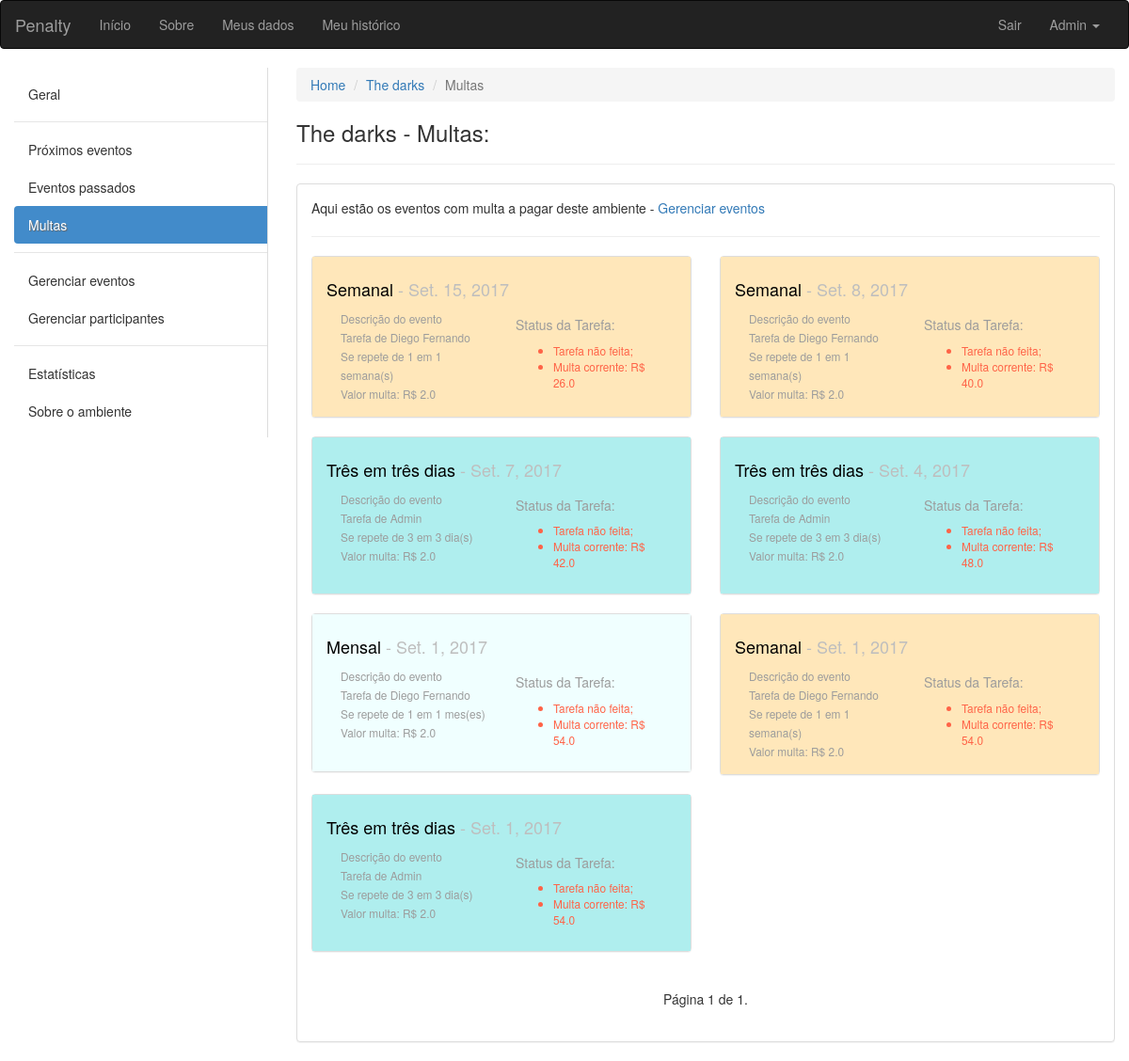
Page /ambiente/2/multas/ (signed in) on the earlier database version.
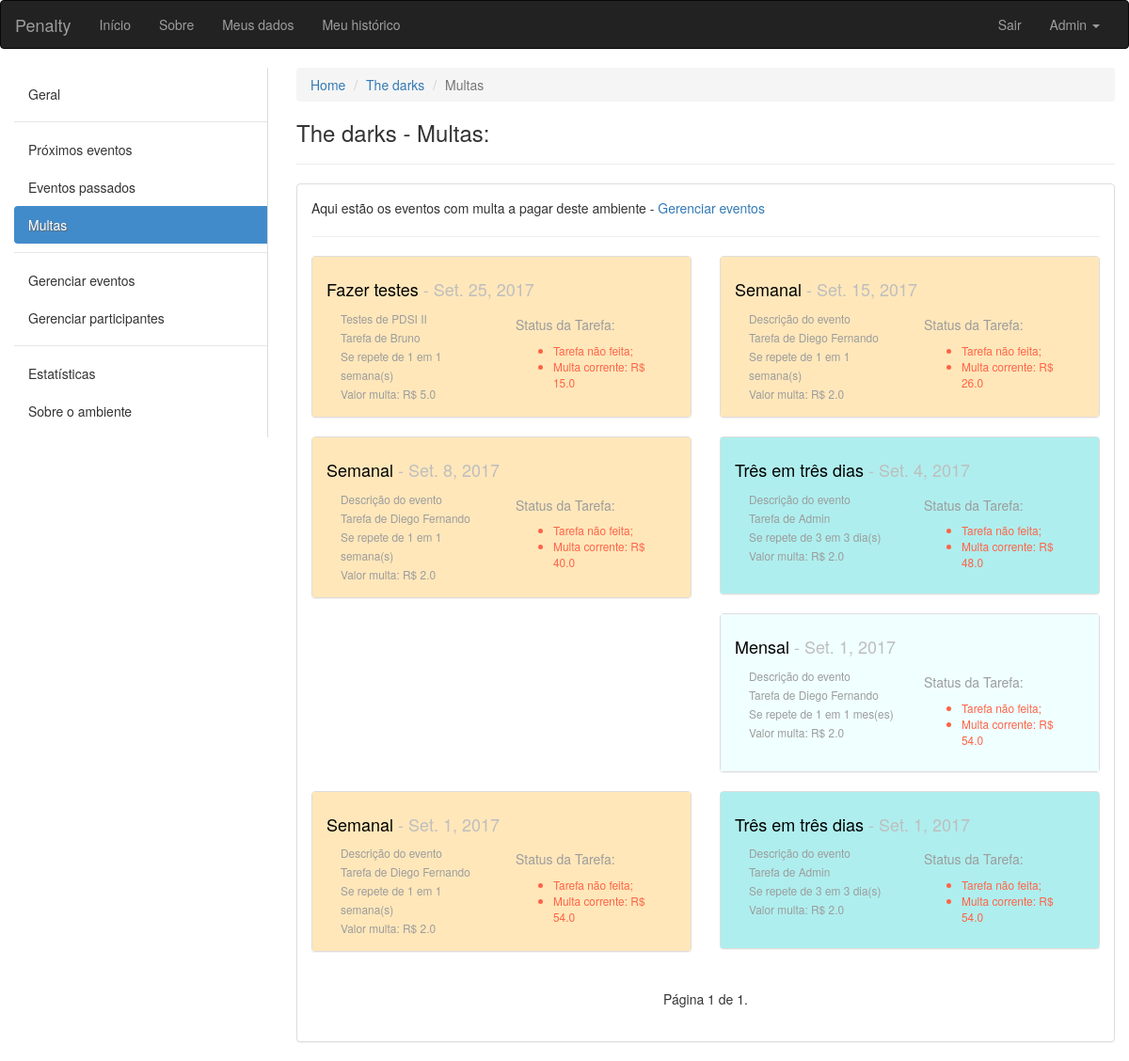
Same page on the later database version.
### ambiente/models.py (models this page shows, shortened)
class Evento(models.Model):
	INTERVALOS = (
        ('D', 'Dias'),
        ('S', 'Semanas'),
        ('M', 'Meses'),
    )
	nome = models.CharField(max_length=100, verbose_name='Nome', null=False, blank=False)
	descricao = models.CharField(max_length=100, verbose_name='Descrição', null=True, blank=False)
	criador = models.ForeignKey(User, verbose_name='Criador', null=False, blank=False, related_name='+', default=1)
	responsavel = models.ForeignKey(User, verbose_name='Responsavel pela tarefa', null=False, blank=False, related_name='+', default=1)
	ambiente = models.ForeignKey(Ambiente, verbose_name='Ambiente', null=False, blank=False, related_name='+')
	data_inicio = models.DateField(default=date.today)
	data_fim = models.DateField(verbose_name='Data de término')
	dia_evento = models.DateField()
	id_agrupador = models.IntegerField()
	valor_multa = models.FloatField(verbose_name='Valor da multa', blank=False, default=2.0)
	quantidade_intervalos_repeticao = models.IntegerField(verbose_name='Se repete em')
	intervalo = models.CharField(max_length=40, choices=INTERVALOS, null=False, blank=False)
	solicitacao_de_validacao = models.BooleanField(default=False)
	momento_da_solicitacao = models.DateTimeField(blank=True, null=True)
	def action_rules(self):
		if self.dia_evento > date.today():
			return False # Se a data do evento for futura não mostre botões
		elif self.solicitacao_de_validacao: # Se o responsável tiver solicitado...
			if self.momento_da_solicitacao.replace(day=self.momento_da_solicitacao.day + 2) > timezone.now():
				return 1 # Se houve solicitação, os outros usuários tem 2 dias a mais para refutar que o responsável não cumpriu com o dever
			return 2 # Passou os dois dias, tarefa validada
		else: # Se o responsável não tiver solicitado...
			if self.dia_evento == date.today():
				return 3 # Poderá solicitar cumprimento da tarefa
			elif self.dia_evento < date.today():
				return 4 # Multa está correndo
	def multa_corrente(self):
		if date.today() < self.dia_evento:
			return 0.0
		elif self.solicitacao_de_validacao:
			return self.valor_multa * (date(self.momento_da_solicitacao.year, self.momento_da_solicitacao.month, self.momento_da_solicitacao.day) - self.dia_evento).days
		else:
			return self.valor_multa * (date.today() - self.dia_evento).days

### ambiente/views.py (the view)
# urls.py: url(r'^(?P<pkambiente>[0-9]+)/multas/$', views.eventos_multados, name='eventos_multados'),
def eventos_multados(request, pkambiente):
	ambiente = get_object_or_404(Ambiente, pk=pkambiente)
	get_object_or_404(ambiente.participantes, pk=request.user.pk)
	tarefas = Evento.objects.filter(ambiente=ambiente).filter(dia_evento__lt=date.today()).filter(solicitacao_de_validacao=False).order_by('dia_evento')[::-1]
	paginator = Paginator(tarefas, 14) # Mostra 15 contatos por página
	try:
		page = int(request.GET.get('page', '1'))
	except ValueError:
		page = 1
	try:
		lista = paginator.page(page)
	except (EmptyPage, InvalidPage):
		lista = paginator.page(paginator.num_pages)
	return render(request, 'eventos_multados.html', {'ambiente':ambiente, 'eventos':lista, 'participantes':User.objects.all()})

### ambiente/templatetags/aux_tags.py (called while the page is built)
@register.filter(name='typedata')
def typedata(value):
	if value == "D":
		return "dia(s)"
	elif value == "S":
		return "semana(s)"
	return "mes(es)"

### ambiente/templates/eventos_multados.html (shortened to what this page needs)
{% extends "base.html" %}
{% load aux_tags %}
{% block conteudo %}
<div class="container-fluid">
	<div class="row">
		<div class="col-sm-3">
		    <nav class="nav-sidebar">
		        <ul class="nav">
		            <li><a href="{% url 'ambiente:ambiente' ambiente.pk %}">Geral</a></li>
		            <li class="nav-divider"></li>
		            <li><a href="{% url 'ambiente:proximos_eventos' ambiente.pk %}">Próximos eventos</a></li>
		            <li><a href="javascript:;">Eventos passados</a></li>
		            <li class="active"><a href="javascript:;">Multas</a></li>
		            <li class="nav-divider"></li>
		            <li><a href="{% url 'ambiente:eventos' ambiente.pk %}">Gerenciar eventos</a></li>
		            <li><a href="{% url 'ambiente:participantes' ambiente.pk %}">Gerenciar participantes</a></li>
		            <li class="nav-divider"></li>
		            <li><a href="javascript:;">Estatísticas</a></li>
		            <li><a href="javascript:;">Sobre o ambiente</a></li>
		        </ul>
		    </nav>
		</div>
	<div class="col-sm-9">
		<ol class="breadcrumb">
		  <li><a href="#">Home</a></li>
		  <li><a href="{% url 'ambiente:ambiente' ambiente.pk %}">{{ ambiente.nome }}</a></li>
		  <li class="active">Multas</li>
		</ol>
		<h3>{{ ambiente.nome }} - Multas:</h3>
		<hr>
		<div class="panel panel-default">
		  <div class="panel-body">
		  <p>Aqui estão os eventos com multa a pagar deste ambiente - <a href="{% url 'ambiente:eventos' ambiente.pk %}">Gerenciar eventos</a></p>
		  <hr>
		  <div class="row">
		  {% for evento in eventos %}
		  <div class="col-xs-12 col-sm-12 col-md-12 col-lg-6">
		  	<div class="panel panel-default">
		  	  {% if evento.intervalo == "D" %}
		  	  	<div class="panel-body dias">
		  	  {% elif evento.intervalo == "S" %}
		  	  	<div class="panel-body semanas">
		  	  {% else %}
		  	    <div class="panel-body meses">
		  	  {% endif %}
			    <h4><a href="{% url 'ambiente:tarefa' ambiente.pk evento.pk %}" class="titulopindex">{{ evento.nome }}</a><span class="pCinza"> - {{ evento.dia_evento }}</span></h4>
			    <div class="col-xs-12 col-sm-12 col-md-6 col-lg-6">
			    	<small class="pCinzaUser">
				    	{{ evento.descricao }}<br>
				    	Tarefa de {{ evento.responsavel.first_name }}<br>
				    	Se repete de {{ evento.quantidade_intervalos_repeticao }} em {{ evento.quantidade_intervalos_repeticao }} {{ evento.intervalo|typedata }}<br>
				    	Valor multa: R$ {{ evento.valor_multa }}<br>
			    	</small>
			    </div>
			    <div class="col-xs-12 col-sm-12 col-md-6 col-lg-6">
			    	<small class="pCinzaUser">
			    	<h5>Status da Tarefa:</h5>
			    	<ul>
			    		{% if evento.action_rules == 1 %}
			    			<li style="color: #008B45;">Em validação...</li>
			    			{% if evento.multa_corrente > 0 %}
			    				<li style="color: #008B45;">Multa paga: R$ {{ evento.multa_corrente }}</li>
		    				{% endif %}
			    		{% elif evento.action_rules == 2 %}
			    			<li>Tarefa validada.</li>
			    			{% if evento.multa_corrente > 0 %}
			    				<li>Multa paga: R$ {{ evento.multa_corrente }}</li>
		    				{% endif %}
		    			{% elif evento.action_rules == 3 %}
			    			<li>Evento para hoje!</li>
			    		{% elif evento.action_rules == 4 %}
			    			<li style="color: #FF6347;">Tarefa não feita;</li>
			    			{% if evento.multa_corrente > 0 %}
			    				<li style="color: #FF6347;">Multa corrente: R$ {{ evento.multa_corrente }}</li>
		    				{% endif %}
			    		{% endif %}
			    	</ul>
			    </small>
			    </div>
			  </div>
			</div>
		  </div>
		  {% empty %}
		  	<div class="container">
		  		<p>Não há nenhuma tarefa com multa neste ambiente.</p>
		  	</div>
		  {% endfor %}
		  </div>
		  <div class="col-sm-6 col-sm-offset-3">
		  <nav aria-label="Page navigation">
			  <ul class="pager">
			    Página {{ eventos.number }} de {{ eventos.paginator.num_pages }}.
			  </ul>
			</nav>
			</div>
		  </div>
		</div>
	</div>
</div>
{% endblock conteudo %}

Differences in the rows shown:
no longer on this page (row edited): Evento: nome "Três em três dias", dia_evento "Set. 7, 2017", descricao "Descrição do evento", responsavel.first_name "Admin", quantidade_intervalos_repeticao "3", intervalo|typedata "dia(s)", valor_multa "2.0", multa_corrente "42.0"
added Evento: nome "Fazer testes", dia_evento "Set. 25, 2017", descricao "Testes de PDSI II", responsavel.first_name "Bruno", quantidade_intervalos_repeticao "1", intervalo|typedata "semana(s)", valor_multa "5.0", multa_corrente "15.0"
